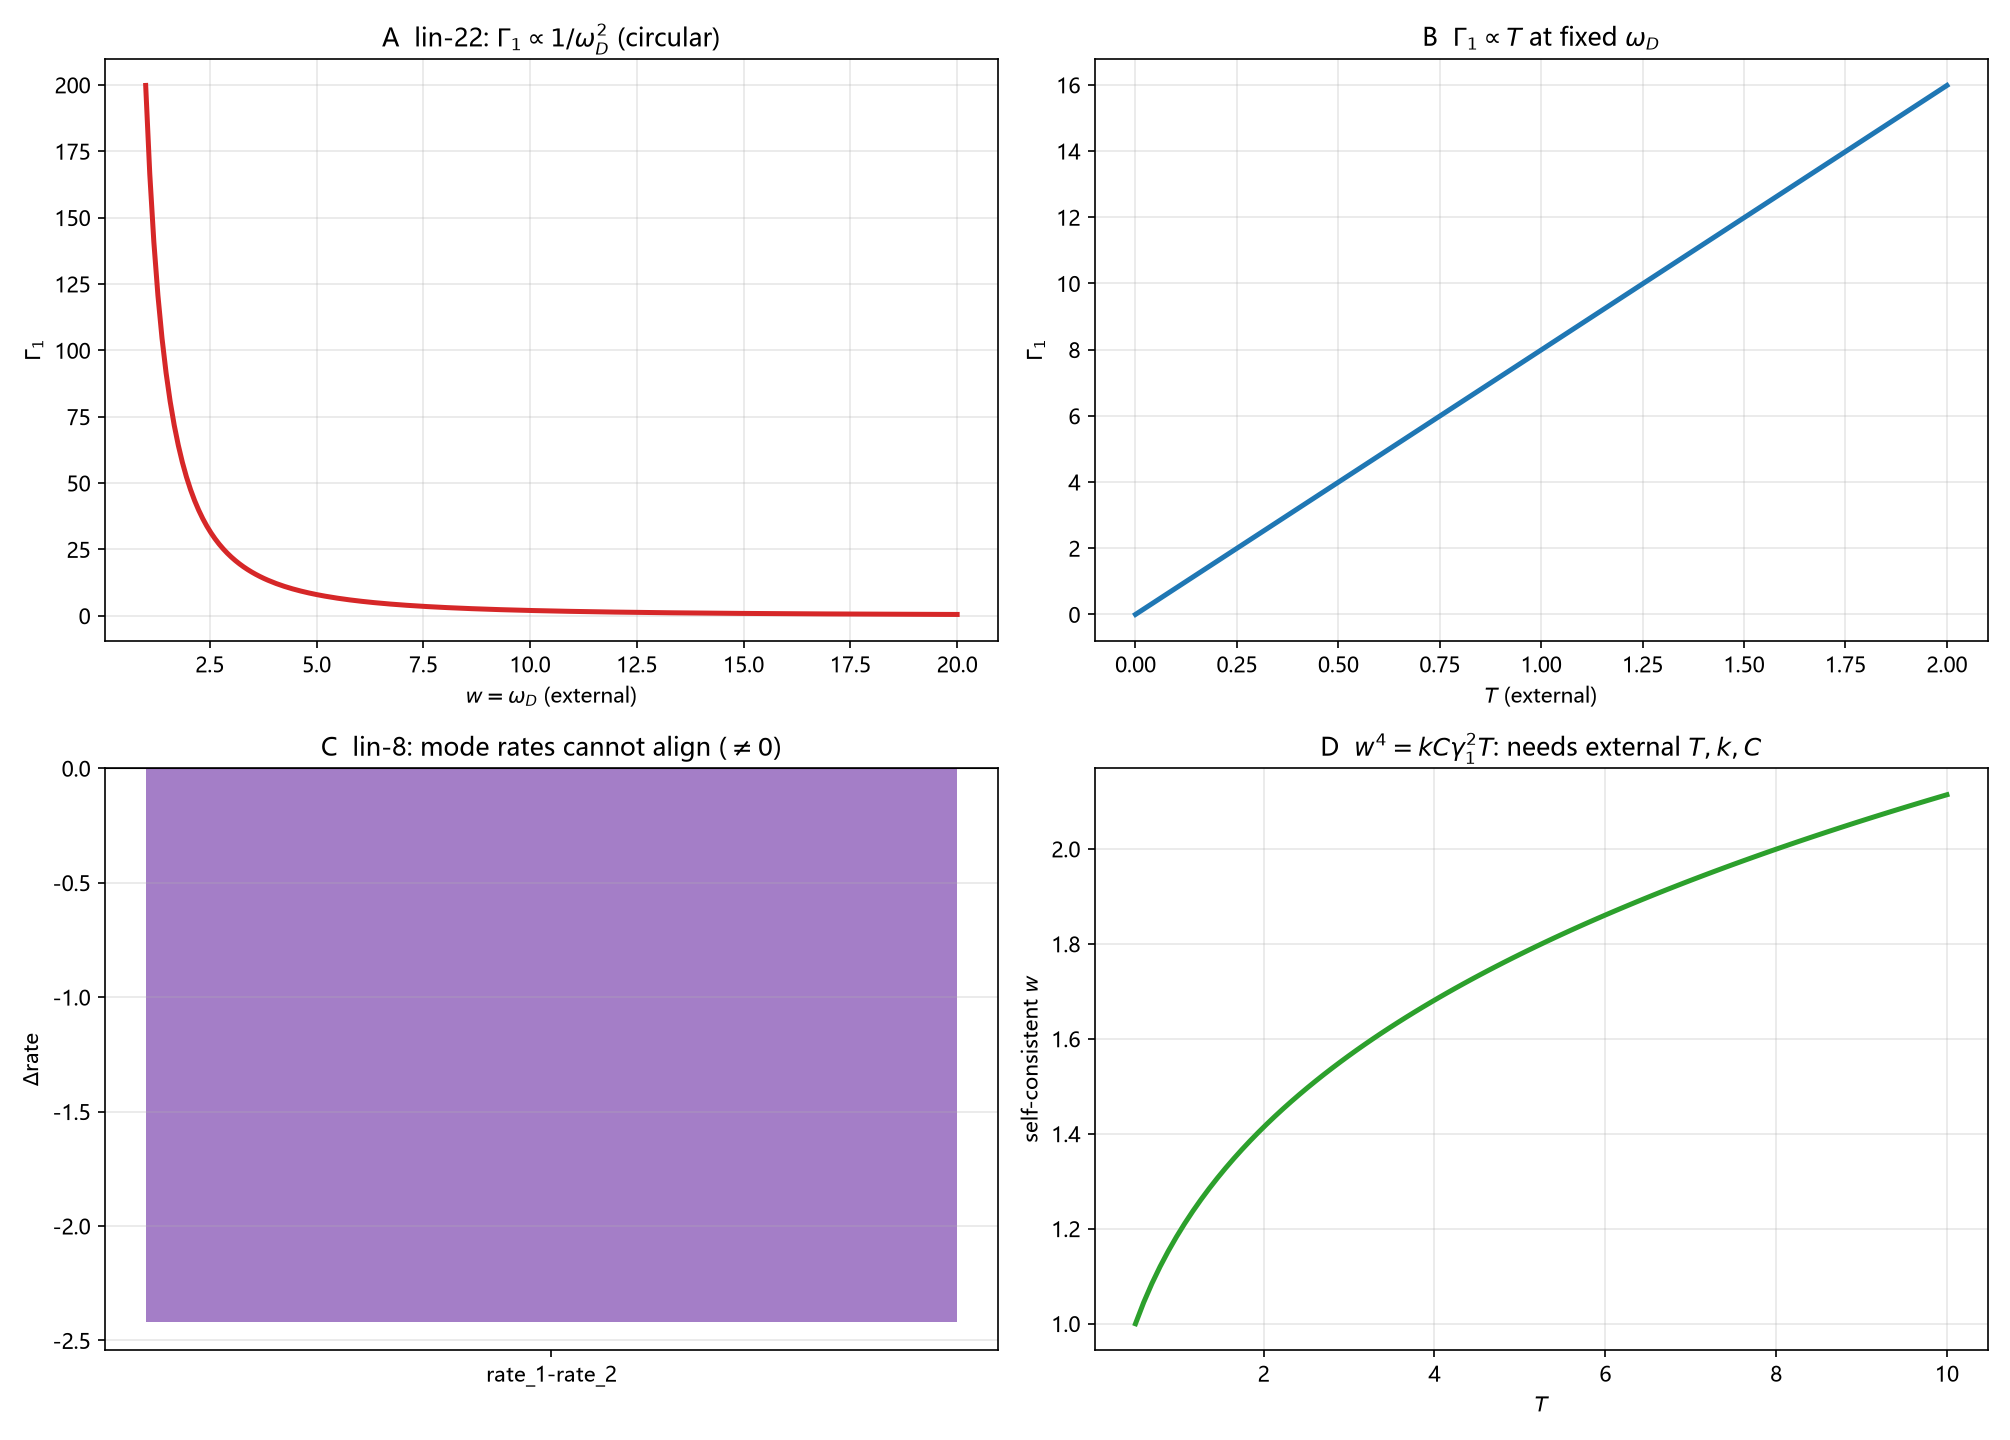

Write the Python code that produced this figure.
# -*- coding: utf-8 -*-
"""
FE02 CANDIDATE (NOT LANDED): quantitative no-go -- number-theoretic energy scale
is circular. Authority lin-22: Gamma_n ~ gamma_n^2 T / w^2 (w=omega_D external).
Panels:
 A  Gamma_1 vs w at fixed T: ~ 1/w^2 (decreasing) -> scale depends on the very w it would replace
 B  Gamma_1 vs T linear at fixed w
 C  lin-8: rate_n - rate_m = (gamma_n^2-gamma_m^2) sigma_v^2 tau_g != 0 for distinct modes
 D  self-consistency w^4 = k C g2 T: w depends on T & external C, NOT gamma alone
No fitting. gamma_1 ~ 14.1347 (first Riemann zero, universal); w,C,T external.
"""

import csv
import math
import os

import numpy as np
import matplotlib
matplotlib.use("Agg")
import matplotlib.pyplot as plt

plt.rcParams["font.sans-serif"] = ["Microsoft YaHei", "SimHei", "DejaVu Sans"]
plt.rcParams["axes.unicode_minus"] = False

HERE = os.path.dirname(os.path.abspath(__file__))
OUT_PNG = os.path.join(HERE, "FE02_数论能标循环.png")
OUT_CSV = os.path.join(HERE, "FE02_数论能标循环.csv")

GAMMA1 = 14.134725141734693  # first nontrivial Riemann zero imaginary part
G2 = GAMMA1 ** 2


def gamma1_rate(T, w, C=1.0):
    return C * G2 * T / w ** 2


def main():
    rows = []
    # A: Gamma_1 vs w (fixed T)
    ws = np.linspace(1, 20, 200)
    print("A Gamma_1 ~ 1/w^2 (T=1, C=1): scale depends on external w")
    for w in (2, 5, 10, 20):
        print(f"  w={w:>4}: Gamma_1={gamma1_rate(1.0, w):.4f}")
    for w in ws:
        rows.append(("Gamma_vs_w", w, gamma1_rate(1.0, w), "", ""))

    # B: Gamma_1 vs T linear
    Ts = np.linspace(0, 2, 100)
    for T in Ts[::20]:
        rows.append(("Gamma_vs_T", T, gamma1_rate(T, 5.0), "", ""))
    print(f"\nB Gamma_1 linear in T: Gamma_1(T=1,w=5)={gamma1_rate(1,5):.4f}")

    # C: lin-8 mode-rate splitting (gamma_1 vs gamma_2)
    gamma2 = 21.022039638771554
    g2_1, g2_2 = GAMMA1 ** 2, gamma2 ** 2
    sv2tau = 0.01  # external positive
    print(f"\nC lin-8: (gamma_2^2-gamma_1^2) sv2tau = {(g2_2-g2_1)*sv2tau:.3f} (nonzero => no alignment)")
    for n in range(5):
        rows.append(("l8_split", n, (g2_2 - g2_1) * sv2tau, "", ""))

    # D: self-consistency w^4 = k C g2 T
    k, C = 0.01, 1.0
    print("\nD self-consistency w^4 = k C g2 T:")
    for T in (1, 4, 9):
        w4 = k * C * G2 * T
        w = w4 ** 0.25
        print(f"  T={T}: w={w:.4f} (w^4={w4:.2f}) -- depends on T & k,C, not gamma alone")
        rows.append(("self_consistent_w", T, w, "", ""))

    with open(OUT_CSV, "w", newline="", encoding="utf-8-sig") as fh:
        wr = csv.writer(fh)
        wr.writerow(["kind", "x", "y", "aux", "extra"])
        wr.writerows(rows)

    fig, ax = plt.subplots(2, 2, figsize=(13.4, 9.6))

    ax[0, 0].plot(ws, [gamma1_rate(1.0, w) for w in ws], lw=2.4, color="tab:red")
    ax[0, 0].set_xlabel(r"$w=\omega_D$ (external)")
    ax[0, 0].set_ylabel(r"$\Gamma_1$")
    ax[0, 0].set_title(r"A  lin-22: $\Gamma_1\propto 1/\omega_D^2$ (circular)")
    ax[0, 0].grid(alpha=0.3)

    ax[0, 1].plot(Ts, [gamma1_rate(T, 5.0) for T in Ts], lw=2.4, color="tab:blue")
    ax[0, 1].set_xlabel(r"$T$ (external)")
    ax[0, 1].set_ylabel(r"$\Gamma_1$")
    ax[0, 1].set_title(r"B  $\Gamma_1\propto T$ at fixed $\omega_D$")
    ax[0, 1].grid(alpha=0.3)

    ax[1, 0].bar(["rate_1-rate_2"], [(g2_1 - g2_2) * sv2tau], color="tab:purple", alpha=0.85)
    ax[1, 0].axhline(0, color="k", lw=1)
    ax[1, 0].set_ylabel(r"$\Delta$rate")
    ax[1, 0].set_title(r"C  lin-8: mode rates cannot align ($\neq 0$)")
    ax[1, 0].grid(alpha=0.3, axis="y")

    Ts2 = np.linspace(0.5, 10, 100)
    ws_sc = [(k * C * G2 * T) ** 0.25 for T in Ts2]
    ax[1, 1].plot(Ts2, ws_sc, lw=2.4, color="tab:green")
    ax[1, 1].set_xlabel(r"$T$")
    ax[1, 1].set_ylabel(r"self-consistent $w$")
    ax[1, 1].set_title(r"D  $w^4=kC\gamma_1^2T$: needs external $T,k,C$")
    ax[1, 1].grid(alpha=0.3)

    fig.tight_layout()
    fig.savefig(OUT_PNG, dpi=150)
    plt.close(fig)
    print("\nsaved:", OUT_PNG)
    print("saved:", OUT_CSV)
    print("NOTE: FE02 is a NEGATIVE result (candidate, not landed): number theory alone")
    print("      cannot fix the energy scale; external omega_D/T/C are unavoidable.")


if __name__ == "__main__":
    main()
